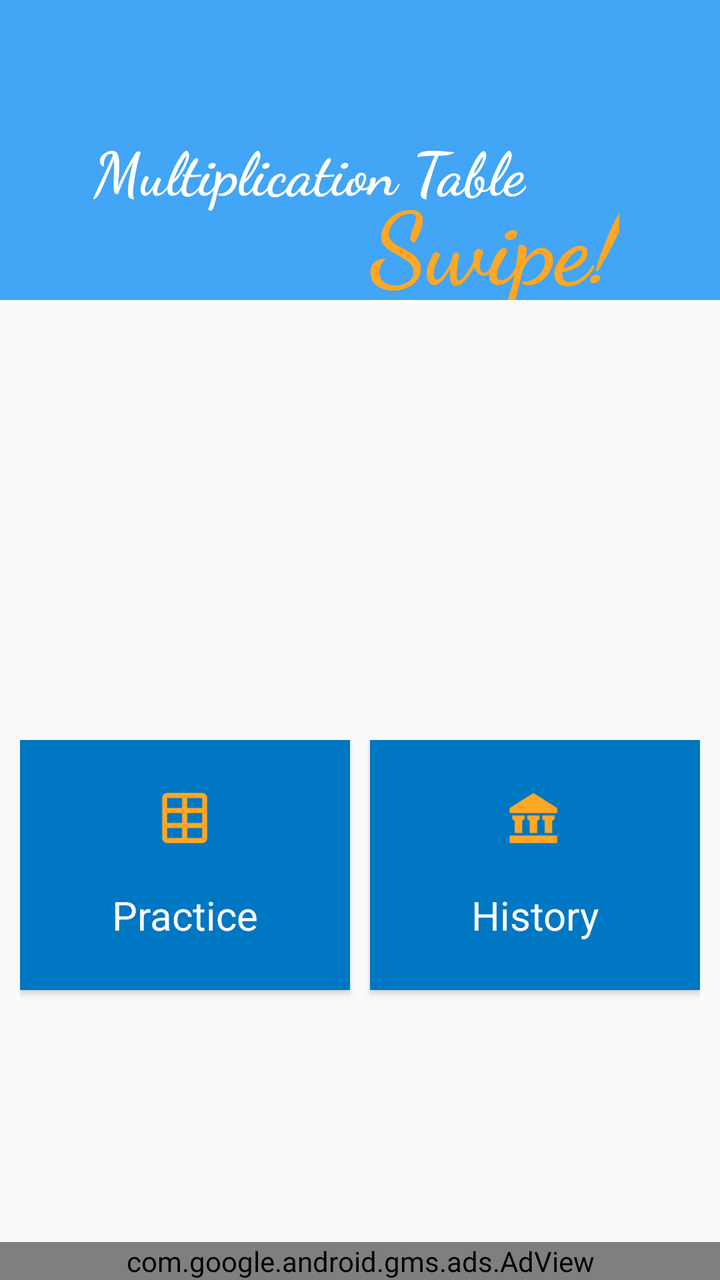
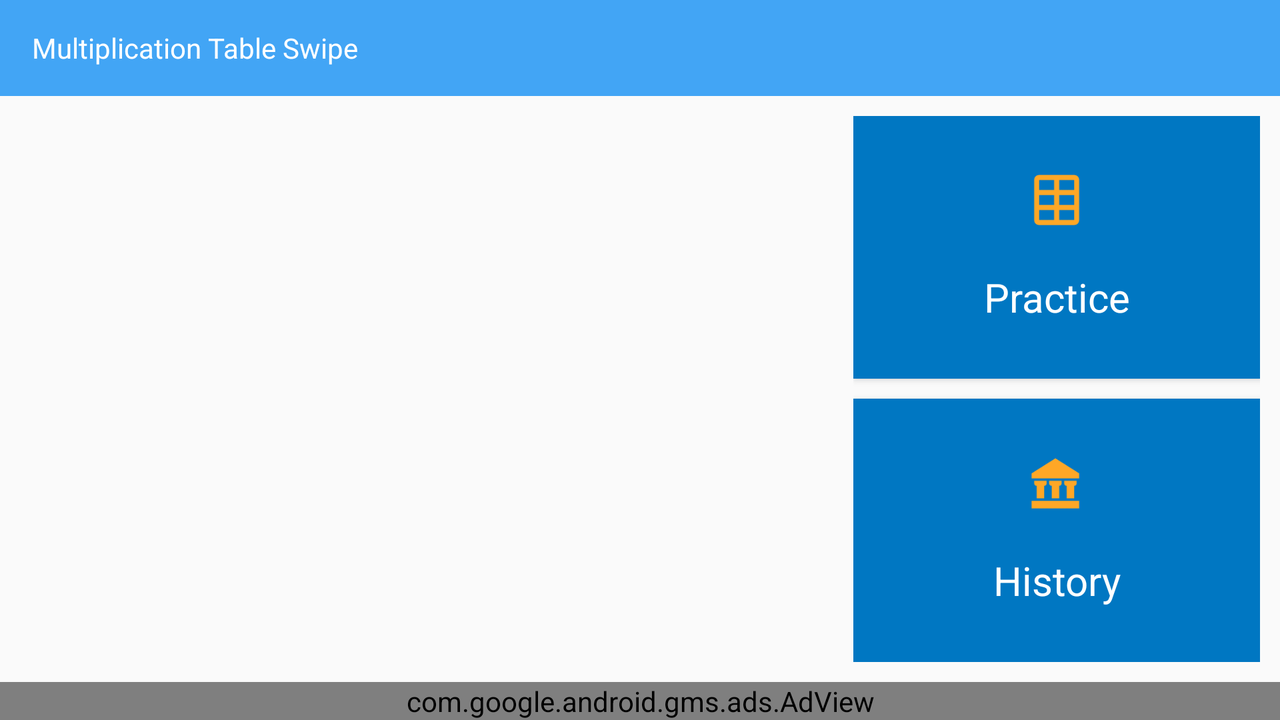

One screen, two layout resources from the same app: the default and the repository's alternative for another configuration. Each is rendered where Android would select it; the XML of both is given below.
<!-- AndroidManifest.xml: application theme AppTheme -->
<!-- res/layout/activity_home.xml -->
<?xml version="1.0" encoding="utf-8"?>
<RelativeLayout xmlns:android="http://schemas.android.com/apk/res/android"
    xmlns:ads="http://schemas.android.com/apk/res-auto"
    xmlns:app="http://schemas.android.com/apk/res-auto"
    xmlns:tools="http://schemas.android.com/tools"
    android:layout_width="match_parent"
    android:layout_height="match_parent"
    tools:context="com.swipeacademy.multiplicationtableswipe.HomeActivity">

    <android.support.design.widget.AppBarLayout
        android:id="@+id/home_appBar"
        android:layout_width="match_parent"
        android:layout_height="150dp"
        android:theme="@style/ThemeOverlay.AppCompat.Dark.ActionBar">

        <android.support.v7.widget.Toolbar
            android:id="@+id/home_toolbar"
            style="@style/home_toolbar">
        </android.support.v7.widget.Toolbar>

        <RelativeLayout
            android:layout_width="match_parent"
            android:layout_height="wrap_content"
            android:layout_marginTop="8dp">

            <TextView
                android:id="@+id/app_title"
                android:layout_height="wrap_content"
                android:layout_width="wrap_content"
                android:textSize="30sp"
                android:text="Multiplication Table"
                android:fontFamily="cursive"
                android:textStyle="bold"
                android:textColor="@color/white"
                android:paddingRight="50dp"
                android:layout_centerHorizontal="true"/>

            <TextView
                android:layout_height="wrap_content"
                android:layout_width="wrap_content"
                android:fontFamily="cursive"
                android:textStyle="bold"
                android:textSize="50sp"
                android:text="Swipe!"
                android:textColor="@color/colorAccent"
                android:layout_marginTop="-20dp"
                android:paddingLeft="135dp"
                android:layout_centerHorizontal="true"
                android:layout_below="@id/app_title" />

            
                
                
                
                

        </RelativeLayout>
    </android.support.design.widget.AppBarLayout>

    <com.google.android.gms.ads.AdView
        android:id="@+id/home_adView"
        android:layout_width="match_parent"
        android:layout_height="wrap_content"
        android:layout_alignParentBottom="true"
        ads:adSize="BANNER"
        ads:adUnitId="@string/banner_ad_unit_id" />

    <LinearLayout
        android:layout_width="match_parent"
        android:layout_height="match_parent"
        android:layout_above="@id/home_adView"
        android:layout_below="@id/home_appBar"
        android:layout_margin="10dp"
        android:orientation="vertical">

        <FrameLayout
            android:id="@+id/home_play_card_container"
            android:layout_width="match_parent"
            android:layout_height="200dp">

        </FrameLayout>

        <LinearLayout
            android:layout_width="match_parent"
            android:layout_height="match_parent"
            android:layout_marginTop="10dp"
            android:orientation="horizontal">

            <android.support.v7.widget.CardView xmlns:android="http://schemas.android.com/apk/res/android"
                android:id="@+id/home_practice_card_view"
                style="@style/home_card_view"
                app:cardCornerRadius="@dimen/home_card_corner_radius">

                <LinearLayout
                    style="@style/other_card_linear_layout"
                    android:orientation="vertical">

                    <ImageView
                        style="@style/home_icon"
                        android:contentDescription="@string/practice_icon"
                        android:src="@drawable/icons8tableaccent"
                        android:layout_marginTop="10dp"/>

                    <TextView
                        style="@style/home_card_text"
                        android:layout_marginTop="20dp"
                        android:layout_marginBottom="10dp"
                        android:text="@string/practice" />

                </LinearLayout>

            </android.support.v7.widget.CardView>

            <android.support.v7.widget.CardView
                android:id="@+id/home_history_card_view"
                style="@style/home_card_view"
                android:layout_marginLeft="10dp"
                android:layout_marginStart="10dp"
                app:cardCornerRadius="@dimen/home_card_corner_radius">

                <LinearLayout
                    style="@style/other_card_linear_layout"
                    android:orientation="vertical">

                    <ImageView
                        style="@style/home_icon"
                        android:contentDescription="@string/history_icon"
                        android:src="@drawable/icons8museumaccent"
                        android:layout_marginTop="10dp"/>

                    <TextView
                        style="@style/home_card_text"
                        android:layout_marginTop="20dp"
                        android:layout_marginBottom="10dp"
                        android:text="@string/history" />

                </LinearLayout>

            </android.support.v7.widget.CardView>

        </LinearLayout>
    </LinearLayout>

</RelativeLayout>
<!-- resources referenced by this layout -->
<resources>
  <color name="colorAccent">#ffa726</color>
  <color name="white">#fff</color>
  <dimen name="home_card_corner_radius">0dp</dimen>
  <!-- drawable icons8museumaccent: png bitmap (drawable, 1189 bytes) -->
  <!-- drawable icons8tableaccent: png bitmap (drawable, 969 bytes) -->
  <string name="banner_ad_unit_id" translatable="false">ca-app-pub-4821437728287645/7249022616</string>
  <string name="history">History</string>
  <string name="history_icon">history icon</string>
  <string name="practice">Practice</string>
  <string name="practice_icon">practice icon</string>
  <style name="home_card_text">
          <item name="android:layout_width">match_parent</item>
          <item name="android:layout_height">wrap_content</item>
          <item name="android:gravity">center_horizontal</item>
          <item name="android:textSize">20sp</item>
          <item name="android:textColor">@color/white</item>
      </style>
  <style name="home_card_view">
          <item name="android:layout_width">0dp</item>
          <item name="android:layout_height">125dp</item>
          <item name="android:layout_weight">1</item>
          <item name="android:foreground">?android:attr/selectableItemBackground</item>
          <item name="android:clickable">true</item>
      </style>
  <style name="home_icon">
          <item name="android:layout_height">@dimen/home_icon</item>
          <item name="android:layout_width">@dimen/home_icon</item>
          <item name="android:layout_gravity">center_horizontal</item>
      </style>
  <style name="home_toolbar">
          <item name="android:layout_height">?attr/actionBarSize</item>
          <item name="android:layout_width">match_parent</item>
          <item name="android:background">@color/colorPrimary</item>
          <item name="android:layout_alignParentTop">true</item>
      </style>
  <style name="other_card_linear_layout">
          <item name="android:layout_width">match_parent</item>
          <item name="android:layout_height">match_parent</item>
          <item name="android:background">@color/colorPrimaryDark</item>
          <item name="android:gravity">center_vertical</item>
      </style>
  <style name="AppTheme" parent="Theme.AppCompat.Light.NoActionBar">
          
          <item name="colorPrimary">@color/colorPrimary</item>
          <item name="colorPrimaryDark">@color/colorPrimaryDark</item>
          <item name="colorAccent">@color/colorAccent</item>
      </style>
  <dimen name="home_icon">30dp</dimen>
  <color name="colorPrimary">#42a5f5</color>
  <color name="colorPrimaryDark">#0077c2</color>
</resources>
<!-- res/layout-land/activity_home.xml (the repository's variant of the layout above) -->
<!-- drawn on the phone turned sideways -->
<?xml version="1.0" encoding="utf-8"?>
<RelativeLayout xmlns:android="http://schemas.android.com/apk/res/android"
    xmlns:app="http://schemas.android.com/apk/res-auto"
    xmlns:tools="http://schemas.android.com/tools"
    xmlns:ads="http://schemas.android.com/apk/res-auto"
    android:layout_width="match_parent"
    android:layout_height="match_parent"
    tools:context="com.swipeacademy.multiplicationtableswipe.HomeActivity">

    <android.support.v7.widget.Toolbar
        android:id="@+id/home_toolbar"
        style="@style/home_toolbar">

        <TextView
            style="@style/home_toolbar_text"
            android:text="@string/multiplication_table_swipe" />

    </android.support.v7.widget.Toolbar>

    <com.google.android.gms.ads.AdView
        android:id="@+id/home_adView"
        android:layout_width="match_parent"
        android:layout_height="wrap_content"
        android:layout_alignParentBottom="true"
        ads:adSize="BANNER"
        ads:adUnitId="@string/banner_ad_unit_id" />

    <LinearLayout
        android:layout_width="match_parent"
        android:layout_height="match_parent"
        android:layout_below="@id/home_toolbar"
        android:layout_above="@id/home_adView"
        android:layout_margin="10dp"
        android:orientation="horizontal">

        <FrameLayout
            android:id="@+id/home_play_card_container"
            android:layout_width="0dp"
            android:layout_height="match_parent"
            android:layout_weight="2" />

        <LinearLayout
            android:orientation="vertical"
            android:layout_width="0dp"
            android:layout_weight="1"
            android:layout_marginLeft="10dp"
            android:layout_marginStart="10dp"
            android:layout_height="match_parent">

            <android.support.v7.widget.CardView xmlns:android="http://schemas.android.com/apk/res/android"
                android:id="@+id/home_practice_card_view"
                android:layout_marginBottom="10dp"
                style="@style/home_card_view_horizontal"
                app:cardCornerRadius="@dimen/home_card_corner_radius">

                <LinearLayout
                    style="@style/other_card_linear_layout"
                    android:orientation="vertical">

                    <ImageView
                        style="@style/home_icon"
                        android:contentDescription="@string/practice_icon"
                        android:src="@drawable/icons8tableaccent" />

                    <TextView
                        style="@style/home_card_text"
                        android:layout_marginTop="20dp"
                        android:text="@string/practice" />

                </LinearLayout>

            </android.support.v7.widget.CardView>

            <android.support.v7.widget.CardView
                android:id="@+id/home_history_card_view"
                style="@style/home_card_view_horizontal"
                app:cardCornerRadius="@dimen/home_card_corner_radius">

                <LinearLayout
                    style="@style/other_card_linear_layout"
                    android:orientation="vertical">

                    <ImageView
                        style="@style/home_icon"
                        android:contentDescription="@string/history_icon"
                        android:src="@drawable/icons8museumaccent" />

                    <TextView
                        style="@style/home_card_text"
                        android:layout_marginTop="20dp"
                        android:text="@string/history" />

                </LinearLayout>
            </android.support.v7.widget.CardView>
        </LinearLayout>
    </LinearLayout>
</RelativeLayout>
<!-- resources referenced by the variant -->
<!-- as the phone turned sideways resolves them -->
<resources>
  <dimen name="home_card_corner_radius">0dp</dimen>
  <!-- drawable icons8museumaccent: png bitmap (drawable, 1189 bytes) -->
  <!-- drawable icons8tableaccent: png bitmap (drawable, 969 bytes) -->
  <string name="banner_ad_unit_id" translatable="false">ca-app-pub-4821437728287645/7249022616</string>
  <string name="history">History</string>
  <string name="history_icon">history icon</string>
  <string name="multiplication_table_swipe">Multiplication Table Swipe</string>
  <string name="practice">Practice</string>
  <string name="practice_icon">practice icon</string>
  <style name="home_card_text">
          <item name="android:layout_width">match_parent</item>
          <item name="android:layout_height">wrap_content</item>
          <item name="android:gravity">center_horizontal</item>
          <item name="android:textSize">20sp</item>
          <item name="android:textColor">@color/white</item>
      </style>
  <style name="home_card_view_horizontal">
          <item name="android:layout_width">match_parent</item>
          <item name="android:layout_height">0dp</item>
          <item name="android:layout_weight">1</item>
          <item name="android:foreground">?android:attr/selectableItemBackground</item>
          <item name="android:clickable">true</item>
      </style>
  <style name="home_icon">
          <item name="android:layout_height">@dimen/home_icon</item>
          <item name="android:layout_width">@dimen/home_icon</item>
          <item name="android:layout_gravity">center_horizontal</item>
      </style>
  <style name="home_toolbar">
          <item name="android:layout_height">?attr/actionBarSize</item>
          <item name="android:layout_width">match_parent</item>
          <item name="android:background">@color/colorPrimary</item>
          <item name="android:layout_alignParentTop">true</item>
      </style>
  <style name="home_toolbar_text">
          <item name="android:layout_width">wrap_content</item>
          <item name="android:layout_height">wrap_content</item>
          <item name="android:textColor">@color/white</item>
      </style>
  <style name="other_card_linear_layout">
          <item name="android:layout_width">match_parent</item>
          <item name="android:layout_height">match_parent</item>
          <item name="android:background">@color/colorPrimaryDark</item>
          <item name="android:gravity">center_vertical</item>
      </style>
  <style name="AppTheme" parent="Theme.AppCompat.Light.NoActionBar">
          
          <item name="colorPrimary">@color/colorPrimary</item>
          <item name="colorPrimaryDark">@color/colorPrimaryDark</item>
          <item name="colorAccent">@color/colorAccent</item>
      </style>
  <color name="white">#fff</color>
  <dimen name="home_icon">30dp</dimen>
  <color name="colorPrimary">#42a5f5</color>
  <color name="colorPrimaryDark">#0077c2</color>
  <color name="colorAccent">#ffa726</color>
</resources>
